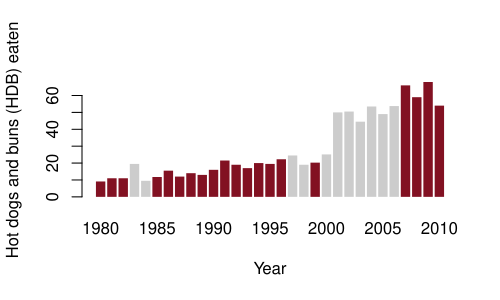

Generate this figure with R:
# HW-2

# Part-1: Charts from Visualize This
fname <- '/Users/venkatasharatsripada/Documents/Masters@Syracuse/Course-Related(Study)/IST-719/hot-dog-contest-winners.csv'
hotdogs <- read.csv(fname, sep=',', header=T)

# Examine the data
str(hotdogs)
dim(hotdogs)

# Barplot: Figure 4-11
# Multiple colors with barplot. Here we intend to highlight years that 
# United States won the contest

fill_colors <- c()
for (i in 1:length(hotdogs$Country)) {
  if (hotdogs$Country[i] == 'United States') {
    fill_colors <- c(fill_colors, "#821122") #color - Dark red
  } else{
    fill_colors <- c(fill_colors, "#cccccc") #color - Grey
    
  }
}

dev.new()
barplot(hotdogs$Dogs.eaten, names.arg=hotdogs$Year, col=fill_colors,
        border=NA, xlab="Year", ylab="Hot dogs and buns (HDB) eaten")

# Export with size 3 x 5 in (+ Portrait)

# Stacked Bar chart: Figure 4-22
fname <- '/Users/venkatasharatsripada/Documents/Masters@Syracuse/Course-Related(Study)/IST-719/hot-dog-places.csv'
hot_dog_places <- read.csv(fname, sep=',', header=T)

# Examining the data we see R place an X before each year. Modify that first
names(hot_dog_places) <- c(2000:2010)

# Convert to matrix to stack barplot
hot_dog_matrix <- as.matrix(hot_dog_places)

barplot(hot_dog_matrix, border=NA, space=0.25, ylim=c(0, 200),
        xlab="Year", ylab="Hot dogs and buns (HDBs) eaten",
        main="Hot Dog Eating Contest Results, 1980-2010")


# Scatter plot: Figure 4-28
subscribers <- read.csv("http://datasets.flowingdata.com/flowingdata_subscribers.csv",
           sep=",", header=TRUE)

# Note type=h here for vertical lines
plot(subscribers$Subscribers, type="h", ylim=c(0, 30000),
     xlab="Day", ylab="Subscribers")

# On the same plot highlight the points with pch and fill with Black color
points(subscribers$Subscribers, pch=19, col="black")


# Time-series: Figure 4-34

population <- read.csv("http://datasets.flowingdata.com/world-population.csv",
           sep=",", header=TRUE)

# Simple time-series plot
plot(population$Year, population$Population, type="l",
     ylim=c(0, 7000000000), xlab="Year", bty='n', ylab="Population")


# Step-chart: Figure 4-43
postage <- read.csv("http://datasets.flowingdata.com/us-postage.csv",
                    sep=",", header=TRUE)

# Simple step chart with type='s'
plot(postage$Year, postage$Price, type="s",
     main="US Postage Rates for Letters, First Ounce, 1991-2010",
     xlab="Year", ylab="Postage Rate (Dollars)", cex.main=0.9)


# Part-2: Simple Distributions
# ----------------------------
art <- read.csv('/Users/venkatasharatsripada/Documents/Masters@Syracuse/Course-Related(Study)/IST-719/art.csv')

# See head of data-frame
head(art)

# See size of data
dim(art)

# Split the chart area using par() into 2x2 grid
dev.new()
par(mfrow = c(2,2))

# Plot distribution of total sales
# Since the number of points are high (10k), let's see the density of the plot
d <- density(art$total.sale)
plot(d, main = 'Distribution of total.sales (density)')
polygon(d, col='orange')

# The plot shows a significant drop in total sales in recent years

# Next, let's use box-plot to visualize and gain 
boxplot(art$total.sale, horizontal = T, xlab = 'Total Sales', 
        main = 'Distribution of total.sales')

# Subsets of total sales
# Plot sales of Drawing paper
draw <- art[art$paper == 'drawing', ]
dim(draw)

# Since the number of points are large (>4k), let's group by year using tapply()
D <- tapply(draw$total.sale, list(draw$year), sum)
barplot(D, ylab='Total Sales', xlab='Year', col='#cccccc', main='Distribution of total sales for drawing paper'
        , cex.main=0.9, ylim=c(0,30000))

# Plot sales of watercolor paper
wcolor <- art[art$paper == 'watercolor', ]
dim(wcolor)

W <- tapply(wcolor$total.sale, list(wcolor$year), sum)
barplot(W, ylab='Total Sales', xlab='Year', col='blue', main='Distribution of total sales for watercolor paper'
        , cex.main=0.9, ylim=c(0,30000))


# Part-3: Grouping and Multidimension Plots
# ------------------------------------------
art <- read.csv('/Users/venkatasharatsripada/Documents/Masters@Syracuse/Course-Related(Study)/IST-719/art.csv'
                , stringsAsFactors = F)

dev.new()
par(mfrow = c(2,2))
# Q1: Correlation between unit.price and units.sold

# Before we consolidate or group let's see if the unit.price is categorical
# str(art) shows it's type num

unit_price <- art$unit.price
unique(unit_price)

# unique() show 8-categories in all
# 12.15 20.99 10.26 24.94  0.36 19.34  0.77 97.99

# Let us group by unit price and calculate the sum of sales per unit price category
unit_price.grouped <- tapply(art$units.sold, list(sort(art$unit.price, decreasing=T)), sum)
barplot(unit_price.grouped, main='Units sold by unit.price category', xlab='Unit.price'
        ,ylab='Units sold', col='orange')

# A1: The bar-chart shows a linear increase in the units sold as the unit.price increases 
# until a certain point. Then there is an exponential drop with increased units sold
# for drawing journal (24.94).
# Hence there is no clear relationship between unit.price and number of units sold.


######################################################################################

# Q2: Sold more of drawing paper or watercolor paper
draw <- art[art$paper == 'drawing', ]
draw_units.sold <- sum(draw$units.sold)

wcolor <- art[art$paper == 'watercolor', ]
wcolor_units.sold <- sum(wcolor$units.sold)

barplot(c(draw_units.sold, wcolor_units.sold), names.arg = c('Drawing', 'Watercolor')
        , col = c('#cccccc', 'blue'), main='Comparison of units sold (Draw vs Watercolor)', ylab='Units sold'
        , cex.main = 0.95)

# A2: From the visualization Watercolor sold more units

######################################################################################

# Q3: Does drawing paper or watercolor have more sales 
draw_total.price <- sum(draw$total.sale)
wcolor_total.price <- sum(wcolor$total.sale)

barplot(c(draw_total.price, wcolor_total.price), names.arg = c('Drawing', 'Watercolor')
        , col = c('#cccccc', 'blue'), main='Comparison of total sales (Draw vs Watercolor)', ylab='Total sales'
        , cex.main=0.95, ylim=c(0, 120000))

# A3:From the visualization Watercolor has more sales 

# Legend:
#  Q<> - Question
#  A<> - Answer
